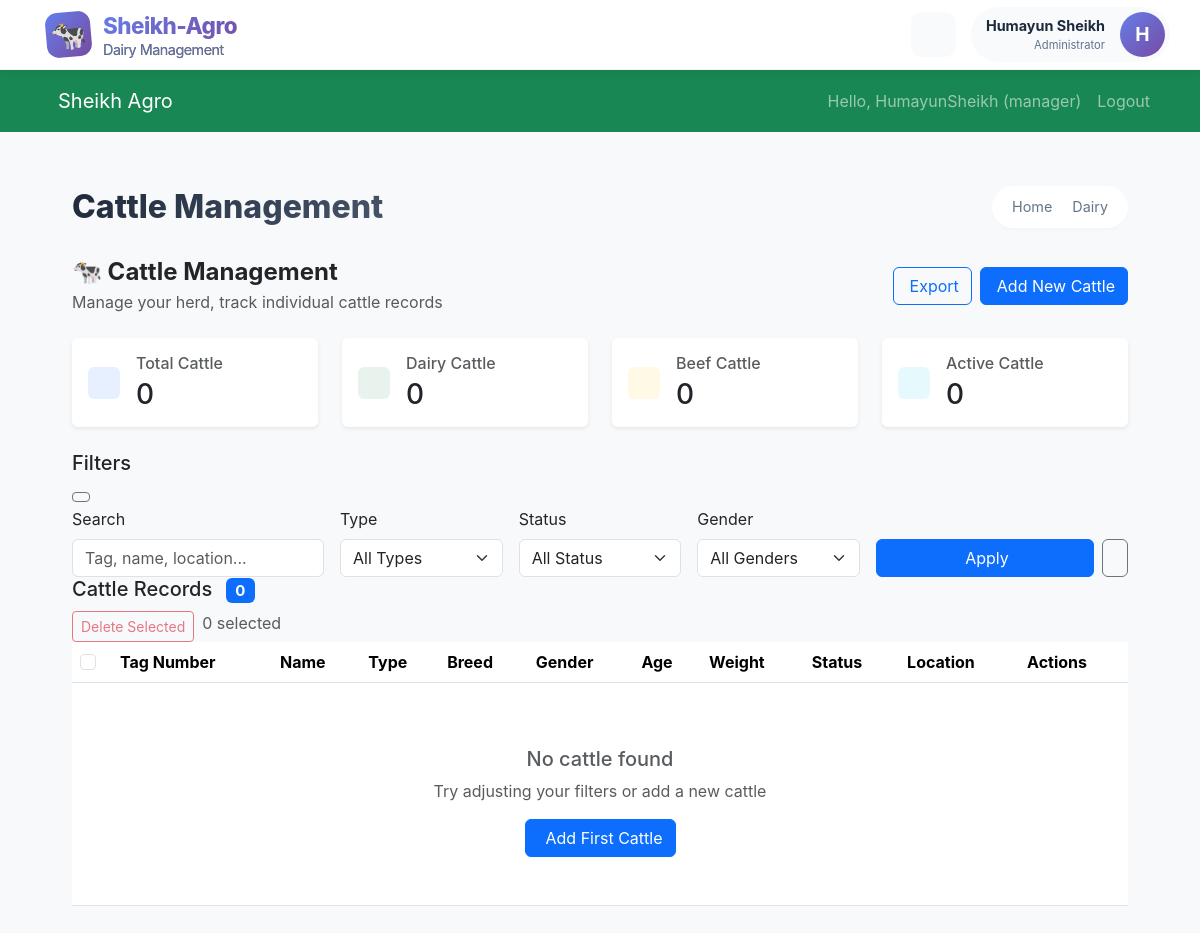
Screenshot of /dairy/cattle/ (signed in) with the database file from the repository.
### accounts/models.py (models this page shows, shortened)
class User(AbstractUser):
    ROLE_CHOICES = (
        ('admin', 'Admin'),
        ('manager', 'Manager'),
        ('staff', 'Staff'),
        ('viewer', 'Viewer'),
    )
    THEME_CHOICES = (
        ('light', 'Light'),
        ('dark', 'Dark'),
        ('auto', 'Auto'),
    )
    role = models.CharField(max_length=20, choices=ROLE_CHOICES, default='manager')
    phone_number = models.CharField(max_length=20, blank=True)
    profile_picture = models.ImageField(upload_to='profile_pics/', null=True, blank=True)
    theme = models.CharField(max_length=10, choices=THEME_CHOICES, default='auto')
    notification_email = models.BooleanField(default=True)
    notification_sms = models.BooleanField(default=False)
    last_active = models.DateTimeField(null=True, blank=True)
    created_at = models.DateTimeField(auto_now_add=True)
    updated_at = models.DateTimeField(auto_now=True)
    class Meta:
        ordering = ['-date_joined']

### dairy/views.py (the view, shortened to what this page needs)
# urls.py: path('cattle/', views.CattleListView.as_view(), name='cattle_list'),
class CattleListView(LoginRequiredMixin, ListView):
    model = Cattle
    template_name = 'dairy/cattle/list.html'
    context_object_name = 'cattle'
    paginate_by = 20
    def get_queryset(self):
        queryset = super().get_queryset().select_related('sire', 'dam', 'created_by')
        cattle_type = self.request.GET.get('type')
        if cattle_type:
            queryset = queryset.filter(cattle_type=cattle_type)
        status = self.request.GET.get('status')
        if status:
            queryset = queryset.filter(status=status)
        gender = self.request.GET.get('gender')
        if gender:
            queryset = queryset.filter(gender=gender)
        search = self.request.GET.get('search')
        return queryset
    def get_context_data(self, **kwargs):
        context = super().get_context_data(**kwargs)
        context['total_count'] = self.get_queryset().count()
        context['dairy_count'] = self.get_queryset().filter(cattle_type__in=['DAIRY', 'DUAL']).count()
        context['beef_count'] = self.get_queryset().filter(cattle_type__in=['BEEF', 'DUAL']).count()
        context['active_count'] = self.get_queryset().filter(status='ACTIVE').count()
        context['current_type'] = self.request.GET.get('type', '')
        context['current_status'] = self.request.GET.get('status', '')
        context['current_gender'] = self.request.GET.get('gender', '')
        context['search_query'] = self.request.GET.get('search', '')
        return context

### dairy/templates/dairy/cattle/list.html (shortened to what this page needs)
{% extends 'dairy/base_dairy.html' %}
{% load static %}
{% block page_title %}Cattle Management{% endblock %}
{% block dairy_content %}
<div class="container-fluid px-0">
    <div class="d-flex justify-content-between align-items-center mb-4">
        <div>
            <h4 class="fw-bold mb-1">🐄 Cattle Management</h4>
            <p class="text-muted mb-0">Manage your herd, track individual cattle records</p>
        </div>
        <div class="d-flex gap-2">
            <button class="btn btn-outline-primary" onclick="exportData()">
                 Export
            </button>
            <a href="{% url 'dairy:cattle_add' %}" class="btn btn-primary">
                 Add New Cattle
            </a>
        </div>
    </div>
    <div class="row g-4 mb-4">
        <div class="col-md-3">
            <div class="card border-0 shadow-sm">
                <div class="card-body">
                    <div class="d-flex align-items-center">
                        <div class="flex-shrink-0">
                            <div class="bg-primary bg-opacity-10 rounded p-3">
                            </div>
                        </div>
                        <div class="flex-grow-1 ms-3">
                            <h6 class="text-muted mb-1">Total Cattle</h6>
                            <h3 class="mb-0">{{ total_count }}</h3>
                        </div>
                    </div>
                </div>
            </div>
        </div>
        <div class="col-md-3">
            <div class="card border-0 shadow-sm">
                <div class="card-body">
                    <div class="d-flex align-items-center">
                        <div class="flex-shrink-0">
                            <div class="bg-success bg-opacity-10 rounded p-3">
                            </div>
                        </div>
                        <div class="flex-grow-1 ms-3">
                            <h6 class="text-muted mb-1">Dairy Cattle</h6>
                            <h3 class="mb-0">{{ dairy_count }}</h3>
                        </div>
                    </div>
                </div>
            </div>
        </div>
        <div class="col-md-3">
            <div class="card border-0 shadow-sm">
                <div class="card-body">
                    <div class="d-flex align-items-center">
                        <div class="flex-shrink-0">
                            <div class="bg-warning bg-opacity-10 rounded p-3">
                            </div>
                        </div>
                        <div class="flex-grow-1 ms-3">
                            <h6 class="text-muted mb-1">Beef Cattle</h6>
                            <h3 class="mb-0">{{ beef_count }}</h3>
                        </div>
                    </div>
                </div>
            </div>
        </div>
        <div class="col-md-3">
            <div class="card border-0 shadow-sm">
                <div class="card-body">
                    <div class="d-flex align-items-center">
                        <div class="flex-shrink-0">
                            <div class="bg-info bg-opacity-10 rounded p-3">
                            </div>
                        </div>
                        <div class="flex-grow-1 ms-3">
                            <h6 class="text-muted mb-1">Active Cattle</h6>
                            <h3 class="mb-0">{{ active_count }}</h3>
                        </div>
                    </div>
                </div>
            </div>
        </div>
    </div>
    <div class="table-container">
        <div class="table-header">
            <h5 class="table-title">
                Filters
            </h5>
            <button class="btn btn-sm btn-outline-secondary" type="button" data-bs-toggle="collapse" data-bs-target="#filterCollapse">
            </button>
        </div>
        <div class="collapse show" id="filterCollapse">
            <form method="get" id="filterForm">
                <div class="row g-3">
                    <div class="col-md-3">
                        <label class="form-label">Search</label>
                        <input type="text" name="search" class="form-control" placeholder="Tag, name, location..." value="{{ search_query }}" id="searchInput">
                    </div>
                    <div class="col-md-2">
                        <label class="form-label">Type</label>
                        <select name="type" class="form-select">
                            <option value="">All Types</option>
                        </select>
                    </div>
                    <div class="col-md-2">
                        <label class="form-label">Status</label>
                        <select name="status" class="form-select">
                            <option value="">All Status</option>
                        </select>
                    </div>
                    <div class="col-md-2">
                        <label class="form-label">Gender</label>
                        <select name="gender" class="form-select">
                            <option value="">All Genders</option>
                        </select>
                    </div>
                    <div class="col-md-3 d-flex align-items-end">
                        <div class="d-flex gap-2 w-100">
                            <button type="submit" class="btn btn-primary flex-grow-1">
                                 Apply
                            </button>
                            <a href="{% url 'dairy:cattle_list' %}" class="btn btn-outline-secondary">
                            </a>
                        </div>
                    </div>
                </div>
            </form>
        </div>
    </div>
    <div class="table-container">
        <div class="table-header">
            <h5 class="table-title">
                Cattle Records
                <span class="badge bg-primary ms-2">{{ paginator.count }}</span>
            </h5>
            <div class="d-flex gap-2">
                <button class="btn btn-sm btn-outline-danger" id="bulkDeleteBtn" disabled onclick="bulkDelete()">
                     Delete Selected
                </button>
                <span class="text-muted" id="selectedCount">0 selected</span>
            </div>
        </div>
        <div class="table-responsive">
            <table class="table table-hover" id="cattleTable">
                <thead>
                    <tr>
                        <th width="40">
                            <input type="checkbox" class="form-check-input" id="selectAll">
                        </th>
                        <th>Tag Number</th>
                        <th>Name</th>
                        <th>Type</th>
                        <th>Breed</th>
                        <th>Gender</th>
                        <th>Age</th>
                        <th>Weight</th>
                        <th>Status</th>
                        <th>Location</th>
                        <th>Actions</th>
                    </tr>
                </thead>
                <tbody id="cattleTableBody">
                    {% for c in cattle %}
                    <tr data-id="{{ c.id }}">
                        <td>
                            <input type="checkbox" class="form-check-input cattle-checkbox" value="{{ c.id }}">
                        </td>
                        <td>
                            <span class="fw-bold">{{ c.tag_number }}</span>
                        </td>
                        <td>{{ c.name|default:"-" }}</td>
                        <td>
                            <span class="badge {% if c.cattle_type == 'DAIRY' %}bg-success{% elif c.cattle_type == 'BEEF' %}bg-warning{% else %}bg-info{% endif %}">
                                {{ c.get_cattle_type_display }}
                            </span>
                        </td>
                        <td>{{ c.get_breed_display }}</td>
                        <td>
                            <i class="bi bi-gender-{% if c.gender == 'M' %}male{% else %}female{% endif %} me-1"></i>
                            {{ c.get_gender_display }}
                        </td>
                        <td>{{ c.age_in_months }} months</td>
                        <td>{% if c.weight %}{{ c.weight }} kg{% else %}-{% endif %}</td>
                        <td>
                            <span class="badge-status
                                {% if c.status == 'ACTIVE' %}badge-active
                                {% elif c.status == 'SOLD' %}badge-sold
                                {% else %}badge-pending{% endif %}">
                                {{ c.get_status_display }}
                            </span>
                        </td>
                        <td>{{ c.location|default:"-" }}</td>
                        <td>
                            <div class="d-flex gap-2">
                                <a href="{% url 'dairy:cattle_detail' c.id %}" class="btn btn-sm btn-outline-info" title="View">
                                    <i class="bi bi-eye"></i>
                                </a>
                                <a href="{% url 'dairy:cattle_edit' c.id %}" class="btn btn-sm btn-outline-warning" title="Edit">
                                    <i class="bi bi-pencil"></i>
                                </a>
                                <button class="btn btn-sm btn-outline-danger" onclick="confirmDelete({{ c.id }})" title="Delete">
                                    <i class="bi bi-trash"></i>
                                </button>
                            </div>
                        </td>
                    </tr>
                    {% empty %}
                    <tr>
                        <td colspan="11" class="text-center py-5">
                            <h5 class="text-muted">No cattle found</h5>
                            <p class="text-muted mb-3">Try adjusting your filters or add a new cattle</p>
                            <a href="{% url 'dairy:cattle_add' %}" class="btn btn-primary">
                                Add First Cattle
                            </a>
                        </td>
                    </tr>
                    {% endfor %}
                </tbody>
            </table>
        </div>
    </div>
</div>
{% endblock %}

### dairy/templates/dairy/base_dairy.html (shortened to what this page needs)
{% extends 'base.html' %}
{% load static %}
{% block content %}
<nav class="top-navbar">
    <a href="{% url 'home:dashboard' %}" class="navbar-brand">
        <div class="logo-icon">
            🐄
        </div>
        <div class="logo-text">
            Sheikh-Agro
            <span>Dairy Management</span>
        </div>
    </a>
    <div class="navbar-right">
        <button class="icon-btn mobile-menu-btn" onclick="toggleMobileMenu()">
        </button>
        <div class="nav-dropdown">
            <button class="icon-btn" id="notificationBell">
            </button>
        </div>
        <div class="nav-dropdown">
            <div class="user-menu">
                <div class="user-info">
                    <div class="user-name">{{ request.user.get_full_name|default:request.user.username }}</div>
                    <div class="user-role">Administrator</div>
                </div>
                <div class="user-avatar">
                    {{ request.user.username|first|upper }}
                </div>
            </div>
        </div>
    </div>
</nav>
<main class="main-content">
    <div class="page-header">
        <h1 class="page-title">{% block page_title %}Dashboard{% endblock %}</h1>
        <div class="breadcrumb-custom">
            <a href="{% url 'home:dashboard' %}">Home</a>
            <a href="{% url 'dairy:dairy_dashboard' %}">Dairy</a>
        </div>
    </div>
    {% block dairy_content %}{% endblock %}
</main>
{% endblock %}

### templates/partials/navbar.html (shortened to what this page needs)
<nav class="navbar navbar-expand-lg navbar-dark bg-success">
    <div class="container">
        <a class="navbar-brand" href="{% url 'home:dashboard' %}">Sheikh Agro</a>
        <div class="collapse navbar-collapse" id="navbarNav">
            <ul class="navbar-nav ms-auto">
                {% if user.is_authenticated %}
                    <li class="nav-item">
                        <span class="nav-link">Hello, {{ user.username }} ({{ user.role }})</span>
                    </li>
                    <li class="nav-item">
                        <a class="nav-link" href="{% url 'accounts:logout' %}">Logout</a>
                    </li>
                {% endif %}
            </ul>
        </div>
    </div>
</nav>

### rows the page displays
User: username "HumayunSheikh", role "manager", user.get_full_name "Humayun Sheikh", user.username|first "H"

### other values shown
{{ total_count }} "0"
{{ dairy_count }} "0"
{{ beef_count }} "0"
{{ active_count }} "0"
{{ paginator.count }} "0"
